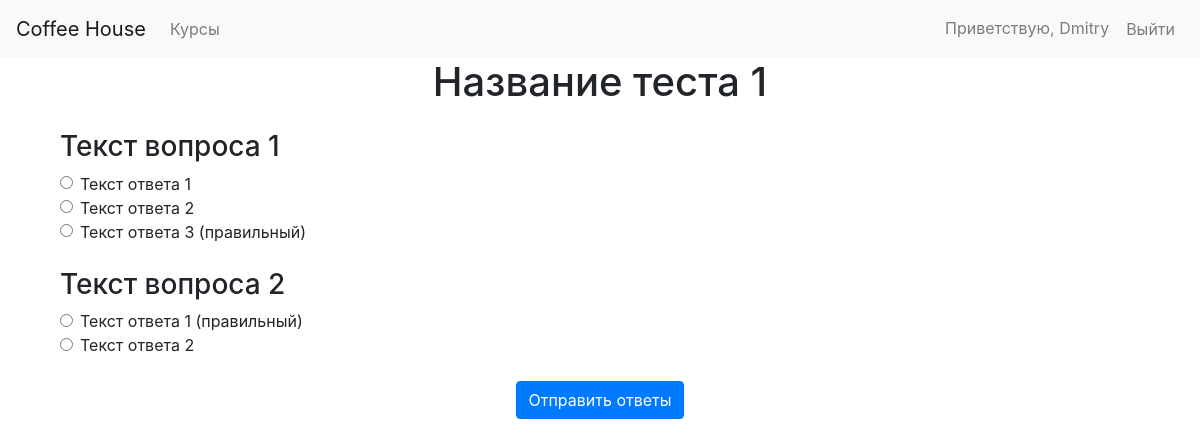
/courses/kurs-dlia-stazherov/test/nazvanie-testa-1 (signed in), run on the app's committed database.
### courses/models.py (models this page shows, shortened)
class Test(models.Model):
    title = models.CharField(max_length=100)
    course = models.ForeignKey(Course, on_delete=models.CASCADE)
    test_slug = models.SlugField(unique=True, max_length=100, default='')

class Question(models.Model):
    test = models.ForeignKey(Test, on_delete=models.CASCADE)
    question_text = models.CharField(max_length=250)

class Answer(models.Model):
    question = models.ForeignKey(Question, on_delete=models.CASCADE)
    answer_text = models.CharField(max_length=250)
    is_correct = models.BooleanField(default=False)

### courses/views.py (the view)
# urls.py: path('<slug:course_slug>/test/<slug:test_slug>', views.test_detail, name='test_detail'),
@login_required
def test_detail(request, course_slug, test_slug):
    test = get_object_or_404(Test, test_slug=test_slug)
    questions = test.question_set.all()
    answers_map = {answer.id: answer.is_correct for question in questions for answer in question.answer_set.all()}
    return render(request, 'test_detail.html', {'test': test, 'answers_map': answers_map})

### templates/test_detail.html (shortened to what this page needs)
{% extends 'base.html' %}
{% load static %}
{% block content %}
<div class="container">
    <h1 class="text-center">{{ test.title }}</h1>
    <form method="post" action="{% url 'submit_test' test.course.course_slug test.test_slug %}" class="mt-4">
        {% for question in test.question_set.all %}
        <div class="mb-4">
            <h3>{{ question.question_text }}</h3>
            {% for answer in question.answer_set.all %}
            <div class="form-check">
                <input type="radio" id="answer{{ answer.id }}" name="question{{ question.id }}" value="{{ answer.id }}" class="form-check-input">
                <label for="answer{{ answer.id }}" class="form-check-label">{{ answer.answer_text }}</label>
            </div>
            {% endfor %}
        </div>
        {% endfor %}
        <div class="text-center">
            <button type="submit" class="btn btn-primary">Отправить ответы</button>
        </div>
    </form>
</div>
{% endblock %}

### templates/header.html (shortened to what this page needs)
<header>
        <nav class="navbar navbar-expand-lg navbar-light bg-light">
        <div class="collapse navbar-collapse" id="navbarNav">
            <ul class="navbar-nav mr-auto">
                {% if user.is_authenticated %}
                    <li class="nav-item">
                        <a class="navbar-brand" href="{% url 'dashboard' %}">Coffee House</a>
                    </li>
                    <li class="nav-item">
                        <a class="nav-link" href="{% url 'courses' %}">Курсы</a>
                    </li>
                {% else %}
                    <li class="nav-item">
                        <span class="navbar-brand">Coffee House</span>
                    </li>
                {% endif %}
            </ul>
            <ul class="navbar-nav">
                {% if user.is_authenticated %}
                    <li class="nav-item">
                        <a class="nav-link" href="{% url 'profile' %}">Приветствую, {{ user.username }}</a>
                    </li>
                    <li class="nav-item">
                        <form action="{% url 'logout' %}" method="post" style="padding: 0;">
                            <button type="submit" class="btn btn-link nav-link">Выйти</button>
                        </form>
                    </li>
                {% endif %}
            </ul>
        </div>
    </nav>
</header>

### data on the page
Test: title "Название теста 1"
Question: question_text "Текст вопроса 1"
Answer: answer_text "Текст ответа 1"
Answer: answer_text "Текст ответа 2"
Answer: answer_text "Текст ответа 3 (правильный)"
Question: question_text "Текст вопроса 2"
Answer: answer_text "Текст ответа 1 (правильный)"
Answer: answer_text "Текст ответа 2"

### other printed values
{{ user.username }} "Dmitry"
